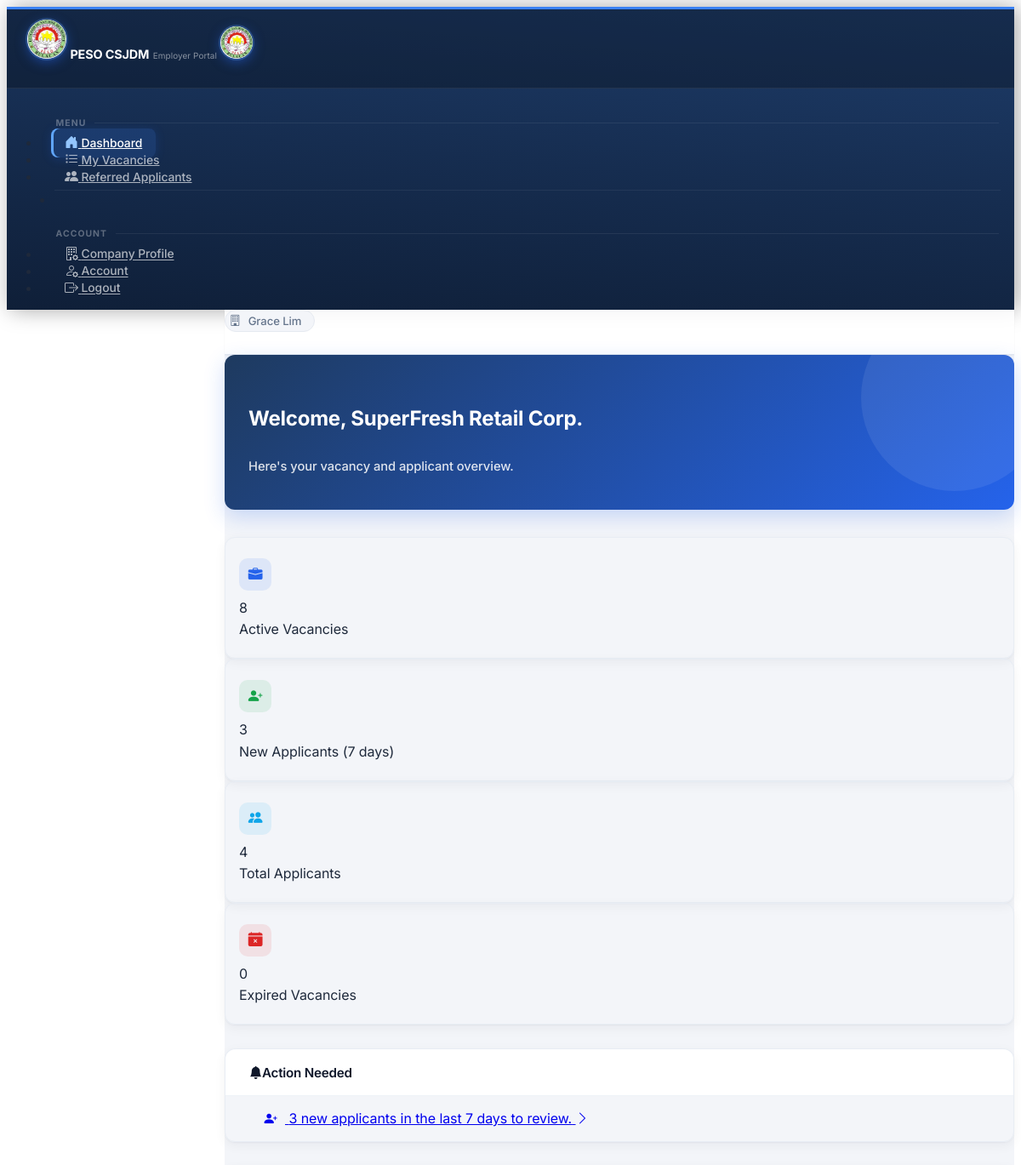
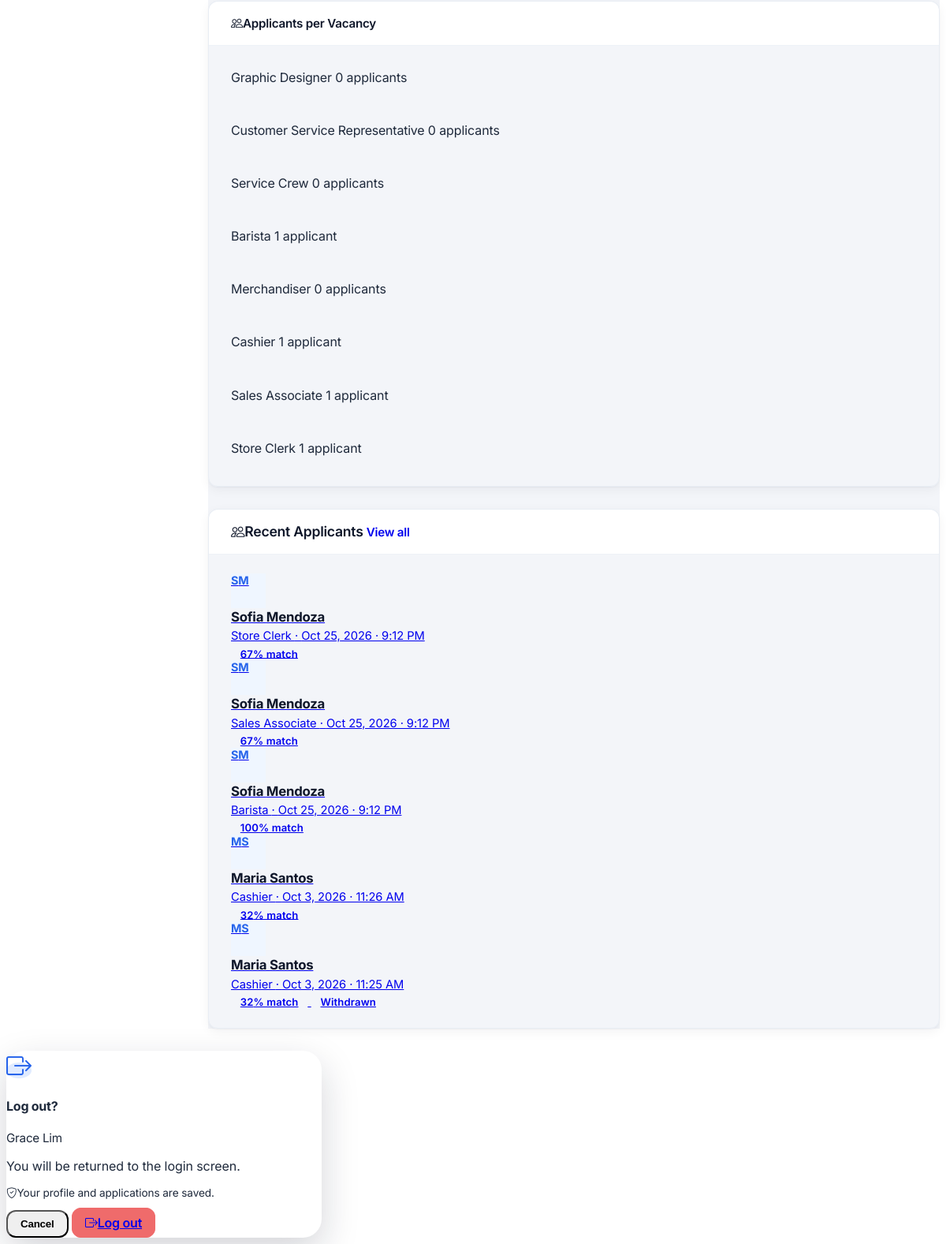
The app's page /employer/dashboard (signed in) with its own data (2 pictures, top to bottom).
### tables this page shows
CREATE TABLE employers (
            employer_id             INTEGER  PRIMARY KEY AUTOINCREMENT,
            user_id        INTEGER  UNIQUE NOT NULL,
            company_name   TEXT     NOT NULL,
            contact_person TEXT     NOT NULL,
            phone          TEXT,
            address        TEXT,
            is_approved    INTEGER  DEFAULT 0,
            created_at     DATETIME DEFAULT CURRENT_TIMESTAMP, tin TEXT, trade_name TEXT, location_type TEXT, employer_sector TEXT, employer_type TEXT, total_workforce TEXT, line_of_business TEXT, address_line TEXT, barangay TEXT, city TEXT, province TEXT, position TEXT, telephone TEXT, mobile TEXT, fax TEXT, profile_email TEXT, certified INTEGER DEFAULT 0, certified_at DATETIME, profile_completed INTEGER DEFAULT 0, approval_requested INTEGER DEFAULT 0,
            FOREIGN KEY (user_id) REFERENCES users(user_id)
        );

CREATE TABLE job_vacancies (
            vacancy_id                   INTEGER  PRIMARY KEY AUTOINCREMENT,
            employer_name        TEXT     NOT NULL,
            job_title            TEXT     NOT NULL,
            occupational_category TEXT    NOT NULL,
            is_local             INTEGER  DEFAULT 1,
            is_active            INTEGER  DEFAULT 1,
            created_at           DATETIME DEFAULT CURRENT_TIMESTAMP
        , employer_id INTEGER REFERENCES users(user_id), application_deadline DATE, req_gender TEXT DEFAULT 'Any', req_age_min INTEGER, req_age_max INTEGER, req_education TEXT, req_documents TEXT, req_experience_months INTEGER, salary_min INTEGER, salary_max INTEGER, salary_period TEXT, job_location TEXT, req_skills TEXT, requirements_deadline DATE, interview_date DATE, interview_time TEXT, interview_date_end DATE, interview_time_end TEXT, location_type TEXT, venue_address TEXT, max_applicants INTEGER);

CREATE TABLE referrals (
            referral_id           INTEGER  PRIMARY KEY AUTOINCREMENT,
            applicant_id INTEGER  NOT NULL,
            vacancy_id   INTEGER  NOT NULL,
            referred_by  INTEGER  NOT NULL,
            referred_at  DATETIME DEFAULT CURRENT_TIMESTAMP,
            status       TEXT     DEFAULT 'referred',
            notes        TEXT, suitability_score REAL, reject_reason TEXT,
            FOREIGN KEY (applicant_id) REFERENCES applicants(applicant_id),
            FOREIGN KEY (vacancy_id)   REFERENCES job_vacancies(vacancy_id),
            FOREIGN KEY (referred_by)  REFERENCES users(user_id)
        );

CREATE TABLE "applicants" (
                applicant_id                 INTEGER  PRIMARY KEY AUTOINCREMENT,
                first_name         TEXT     NOT NULL,
                last_name          TEXT     NOT NULL,
                sex                TEXT,
                age                INTEGER,
                barangay           TEXT,
                district           TEXT,
                employment_status  TEXT     DEFAULT 'Unemployed',
                is_pwd             INTEGER  DEFAULT 0,
                educ_level         TEXT     NOT NULL,
                preferred_position TEXT     NOT NULL,
                skills             TEXT     NOT NULL,
                work_experience    TEXT,
                user_id            INTEGER  REFERENCES users(user_id),
                created_at         DATETIME DEFAULT CURRENT_TIMESTAMP,
                is_archived        INTEGER  DEFAULT 0
            , birthdate DATE, contact_number TEXT, middle_name TEXT, suffix TEXT, civil_status TEXT, address_line TEXT, city TEXT, province TEXT, height_cm TEXT, religion TEXT, tin TEXT, landline TEXT, disability TEXT, is_4ps INTEGER DEFAULT 0, household_id TEXT, is_wodp INTEGER DEFAULT 0, is_dswd_foodstamp INTEGER DEFAULT 0, is_caregiver INTEGER DEFAULT 0, is_ofw INTEGER DEFAULT 0, ofw_country TEXT, is_former_ofw INTEGER DEFAULT 0, former_ofw_country TEXT, ofw_return_date TEXT, employed_type TEXT, unemployed_reason TEXT, job_search_months INTEGER, pref_work_local TEXT, pref_work_overseas TEXT, languages TEXT, education TEXT, trainings TEXT, eligibilities TEXT, work_history TEXT, other_skills TEXT, certified INTEGER DEFAULT 0, certified_at DATETIME, photo TEXT);

### app.py (the view)
@app.route('/employer/dashboard')
@employer_required
def employer_dashboard():
    emp = _get_my_employer()
    if not emp or not emp['is_approved']:
        return redirect(url_for('employer_profile'))
    db  = get_db()
    uid = session['user_id']
    active_vac = db.execute(
        f'SELECT COUNT(*) FROM job_vacancies WHERE employer_id=? AND {OPEN_VACANCY_SQL}', (uid,)
    ).fetchone()[0]
    expired_vac = db.execute(
        f'SELECT COUNT(*) FROM job_vacancies WHERE employer_id=? AND is_active=1 AND {EXPIRED_SQL}', (uid,)
    ).fetchone()[0]
    total_referred = db.execute(
        'SELECT COUNT(*) FROM referrals r JOIN job_vacancies jv ON r.vacancy_id=jv.vacancy_id '
        "WHERE jv.employer_id=? AND r.status!='cancelled'", (uid,)
    ).fetchone()[0]
    new_this_week = db.execute(
        'SELECT COUNT(*) FROM referrals r JOIN job_vacancies jv ON r.vacancy_id=jv.vacancy_id '
        "WHERE jv.employer_id=? AND r.status!='cancelled' "
        "AND date(r.referred_at) >= date('now','+8 hours','-7 days')", (uid,)
    ).fetchone()[0]
    recent_referrals = db.execute('''
        SELECT r.referral_id, r.status, r.referred_at, r.suitability_score,
               a.first_name, a.last_name, jv.job_title
        FROM referrals r
        JOIN applicants a ON r.applicant_id=a.applicant_id
        JOIN job_vacancies jv ON r.vacancy_id=jv.vacancy_id
        WHERE jv.employer_id=?
        ORDER BY r.referred_at DESC LIMIT 5
    ''', (uid,)).fetchall()
    expiring_soon = db.execute('''
        SELECT jv.vacancy_id, jv.job_title, jv.application_deadline
        FROM job_vacancies jv
        WHERE jv.employer_id=? AND jv.is_active=1
          AND jv.application_deadline = date('now','+8 hours','+1 day')
        ORDER BY jv.job_title
    ''', (uid,)).fetchall()
    today = _today_ph()
    open_vacs = []
    for v in db.execute(
        "SELECT jv.*, (SELECT COUNT(*) FROM referrals r WHERE r.vacancy_id=jv.vacancy_id AND r.status != 'cancelled') AS applicants "
        f"FROM job_vacancies jv WHERE jv.employer_id=? AND {OPEN_VACANCY_SQL} "
        "ORDER BY jv.created_at DESC", (uid,)).fetchall():
        v = dict(v)
        v['interview'] = interview_text(v)
        last_day = v['interview_date_end'] or v['interview_date']
        v['interview_upcoming'] = bool(last_day and last_day >= today)
        open_vacs.append(v)
    upcoming = sorted([v for v in open_vacs if v['interview_upcoming']], key=lambda v: v['interview_date'])
    actions = []
    if expiring_soon:
        n = len(expiring_soon)
        actions.append(dict(icon='bi-hourglass-split', tone='warning', url=url_for('employer_vacancies'),
                            text=f"{n} vacanc{'y expires' if n == 1 else 'ies expire'} tomorrow. Extend the deadline if you still need applicants."))
    if new_this_week:
        actions.append(dict(icon='bi-person-plus-fill', tone='primary', url=url_for('employer_referred'),
                            text=f"{new_this_week} new applicant{'' if new_this_week == 1 else 's'} in the last 7 days to review."))
    no_sched = [v for v in open_vacs if not v['interview_date']]
    if no_sched:
        n = len(no_sched)
        actions.append(dict(icon='bi-calendar-event', tone='secondary', url=url_for('employer_vacancies'),
                            text=f"{n} active vacanc{'y has' if n == 1 else 'ies have'} no interview schedule yet (shown to applicants as \"To be announced\")."))
    return render_template('employer/dashboard.html', emp=emp,
                           active_vac=active_vac, expired_vac=expired_vac,
                           total_referred=total_referred, new_this_week=new_this_week,
                           recent_referrals=recent_referrals, expiring_soon=expiring_soon,
                           open_vacs=open_vacs, upcoming=upcoming, actions=actions)

### app.py (called while the page is built)
def get_db():
    if 'db' not in g:
        g.db = sqlite3.connect(DATABASE)
        g.db.row_factory = sqlite3.Row
        g.db.execute('PRAGMA foreign_keys = ON')
    return g.db

def _g(v, key):
    try:
        return v[key]
    except (KeyError, IndexError, TypeError):
        return None

def interview_text(v):
    def fmt_d(dt, year=True):
        return dt.strftime('%b %d, %Y' if year else '%b %d').replace(' 0', ' ')
    def fmt_t(x):
        return datetime.strptime(x, '%H:%M').strftime('%I:%M %p').lstrip('0')
    d1, d2 = _g(v, 'interview_date'), _g(v, 'interview_date_end')
    if not d1:
        return ''
    try:
        a1 = datetime.strptime(d1, '%Y-%m-%d')
        if d2 and d2 != d1:
            a2 = datetime.strptime(d2, '%Y-%m-%d')
            out = f"{fmt_d(a1, a1.year != a2.year)} \u2013 {fmt_d(a2)}"
        else:
            out = fmt_d(a1)
        t1, t2 = _g(v, 'interview_time'), _g(v, 'interview_time_end')
        if t1 and t2:
            out += f' \u00b7 {fmt_t(t1)} \u2013 {fmt_t(t2)}'
        elif t1:
            out += f' \u00b7 {fmt_t(t1)}'
    except ValueError:
        return ''
    return out

@app.before_request
def drop_stale_session():
    if 'user_id' in session and not (request.endpoint or '').startswith('static'):
        row = get_db().execute('SELECT is_active FROM users WHERE user_id=?', (session['user_id'],)).fetchone()
        if row is None or row['is_active'] == 0:
            session.clear()

@app.before_request
def csrf_same_origin_guard():
    if request.method in ('POST', 'PUT', 'PATCH', 'DELETE'):
        src = request.headers.get('Origin') or request.headers.get('Referer')
        if src:
            from urllib.parse import urlparse
            if urlparse(src).netloc != request.host:
                abort(403)

@app.after_request
def security_headers(resp):
    resp.headers.setdefault('X-Content-Type-Options', 'nosniff')
    resp.headers.setdefault('X-Frame-Options', 'SAMEORIGIN')
    resp.headers.setdefault('Referrer-Policy', 'same-origin')
    return resp

def role_required(*roles):
    def decorator(f):
        @wraps(f)
        def decorated(*args, **kwargs):
            if 'user_id' not in session:
                return redirect(url_for('login'))
            if session.get('role') not in roles:
                flash('You do not have permission to access this page.', 'danger')
                return redirect(_role_home())
            return f(*args, **kwargs)
        return decorated
    return decorator

### templates/employer/dashboard.html (shortened to what this page needs)
{% extends 'base_employer.html' %}
{% block content %}
<div class="emp-dash">
<div class="dash-welcome mb-4">
  <h4 class="fw-bold mb-1">Welcome, {{ emp.company_name }}</h4>
  <p class="mb-0 small">Here's your vacancy and applicant overview.</p>
</div>
<div class="row g-4 mb-4">
  <div class="col-6 col-lg-3">
    <div class="card kpi-card text-center p-3 h-100">
      <i class="bi bi-briefcase-fill kpi-icon" style="color:#2563eb;background:#2563eb1a;"></i>
      <div class="fw-bold fs-3 text-primary">{{ active_vac }}</div>
      <div class="text-muted small">Active Vacancies</div>
    </div>
  </div>
  <div class="col-6 col-lg-3">
    <div class="card kpi-card text-center p-3 h-100">
      <i class="bi bi-person-plus-fill kpi-icon" style="color:#16a34a;background:#16a34a1a;"></i>
      <div class="fw-bold fs-3 text-success">{{ new_this_week }}</div>
      <div class="text-muted small">New Applicants (7 days)</div>
    </div>
  </div>
  <div class="col-6 col-lg-3">
    <div class="card kpi-card text-center p-3 h-100">
      <i class="bi bi-people-fill kpi-icon" style="color:#0ea5e9;background:#0ea5e91a;"></i>
      <div class="fw-bold fs-3 text-info">{{ total_referred }}</div>
      <div class="text-muted small">Total Applicants</div>
    </div>
  </div>
  <div class="col-6 col-lg-3">
    <div class="card kpi-card text-center p-3 h-100">
      <i class="bi bi-calendar-x-fill kpi-icon" style="color:#dc2626;background:#dc26261a;"></i>
      <div class="fw-bold fs-3 {% if expired_vac %}text-danger{% else %}text-muted{% endif %}">{{ expired_vac }}</div>
      <div class="text-muted small">Expired Vacancies</div>
    </div>
  </div>
</div>
{% if actions %}
<div class="card mb-4 action-card">
  <div class="card-header bg-transparent fw-semibold"><i class="bi bi-bell-fill text-warning me-2"></i>Action Needed</div>
  <div class="card-body py-2">
    {% for a in actions %}
    <a href="{{ a.url }}" class="d-flex align-items-start gap-3 py-2 text-decoration-none text-reset {% if not loop.last %}border-bottom{% endif %}">
      <span class="action-dot bg-{{ a.tone }}-subtle text-{{ a.tone }}-emphasis"><i class="bi {{ a.icon }}"></i></span>
      <span class="small flex-grow-1" style="padding-top:.35rem;">{{ a.text }}</span>
      <i class="bi bi-chevron-right text-muted" style="padding-top:.4rem;"></i>
    </a>
    {% endfor %}
  </div>
</div>
{% endif %}
<div class="row g-4 mb-4">
  <div class="col-12">
    <div class="card h-100">
      <div class="card-header bg-transparent fw-semibold"><i class="bi bi-people text-primary me-2"></i>Applicants per Vacancy</div>
      <div class="card-body">
        {% if open_vacs %}
        {% for v in open_vacs %}
        <div class="py-2 {% if not loop.last %}border-bottom{% endif %}">
          <div class="d-flex justify-content-between align-items-center gap-2">
            <span class="fw-semibold small text-truncate">{{ v.job_title }}</span>
            <span class="small text-muted flex-shrink-0">{{ v.applicants }} applicant{{ '' if v.applicants == 1 else 's' }}</span>
          </div>
        </div>
        {% endfor %}
        {% else %}
        <div class="text-center text-muted py-3 small">
          <i class="bi bi-list-task" style="font-size:1.5rem;opacity:.25;"></i>
          <p class="mt-2 mb-0">No open vacancies. Post a vacancy from My Vacancies.</p>
        </div>
        {% endif %}
      </div>
    </div>
  </div>
</div>
<div class="row g-4">
  <div class="{% if expiring_soon %}col-lg-7{% else %}col-12{% endif %}">
    <div class="card h-100 recent-card">
      <div class="card-header bg-transparent fw-semibold d-flex justify-content-between align-items-center">
        <span><i class="bi bi-people text-primary me-2"></i>Recent Applicants</span>
        <a href="{{ url_for('employer_referred') }}" class="small text-primary">View all</a>
      </div>
      <div class="card-body">
        {% if recent_referrals %}
        {% for r in recent_referrals %}
        <a href="{{ url_for('employer_referred_detail', rid=r.referral_id) }}"
           class="d-flex align-items-center gap-2 py-2 text-decoration-none text-reset {% if not loop.last %}border-bottom{% endif %}">
          <div class="d-flex align-items-center justify-content-center flex-shrink-0 rounded-circle"
               style="width:32px;height:32px;background:#eff6ff;font-size:.7rem;font-weight:700;color:#2563eb;">
            {{ r.first_name[0]|upper }}{{ r.last_name[0]|upper }}
          </div>
          <div class="flex-grow-1 overflow-hidden">
            <div class="fw-semibold small text-truncate">{{ r.first_name }} {{ r.last_name }}</div>
            <div class="text-muted" style="font-size:.72rem;">{{ r.job_title }} · {{ r.referred_at|friendly_dt }}</div>
          </div>
          {% if r.suitability_score is not none %}
          <span class="badge bg-primary-subtle text-primary-emphasis flex-shrink-0" style="font-size:.65rem;">{{ '%.0f'|format(r.suitability_score * 100) }}% match</span>
          {% endif %}
          {% if r.status == 'cancelled' %}
          <span class="badge bg-danger-subtle text-danger-emphasis flex-shrink-0" style="font-size:.65rem;">Withdrawn</span>
          {% endif %}
        </a>
        {% endfor %}
        {% else %}
        <div class="text-center text-muted py-3 small">
          <i class="bi bi-people" style="font-size:1.5rem;opacity:.25;"></i>
          <p class="mt-2 mb-0">No applicants yet. Post vacancies so jobseekers can apply and be matched to them.</p>
        </div>
        {% endif %}
      </div>
    </div>
  </div>
</div>
</div>
{% endblock %}

### records on screen
employers: company_name "SuperFresh Retail Corp."
job_vacancies: job_title "Graphic Designer", applicants "0", applicants "s"
job_vacancies: job_title "Customer Service Representative", applicants "0", applicants "s"
job_vacancies: job_title "Service Crew", applicants "0", applicants "s"
job_vacancies: job_title "Barista", applicants "1"
job_vacancies: job_title "Merchandiser", applicants "0", applicants "s"
job_vacancies: job_title "Cashier", applicants "1"
job_vacancies: job_title "Sales Associate", applicants "1"
job_vacancies: job_title "Store Clerk", applicants "1"
referrals: first_name "S", last_name "M", first_name "Sofia", last_name "Mendoza", job_title "Store Clerk", referred_at|friendly_dt "Oct 25, 2026 · 9:12 PM", r.suitability_score*100 "67"
referrals: first_name "S", last_name "M", first_name "Sofia", last_name "Mendoza", job_title "Sales Associate", referred_at|friendly_dt "Oct 25, 2026 · 9:12 PM", r.suitability_score*100 "67"
referrals: first_name "S", last_name "M", first_name "Sofia", last_name "Mendoza", job_title "Barista", referred_at|friendly_dt "Oct 25, 2026 · 9:12 PM", r.suitability_score*100 "100"
referrals: first_name "M", last_name "S", first_name "Maria", last_name "Santos", job_title "Cashier", referred_at|friendly_dt "Oct 3, 2026 · 11:26 AM", r.suitability_score*100 "32"
referrals: first_name "M", last_name "S", first_name "Maria", last_name "Santos", job_title "Cashier", referred_at|friendly_dt "Oct 3, 2026 · 11:25 AM", r.suitability_score*100 "32", status "Withdrawn"

### other values on screen
{{ session.get('full_name', 'Employer') }} "Grace Lim"
{{ active_vac }} "8"
{{ new_this_week }} "3"
{{ total_referred }} "4"
{{ expired_vac }} "0"
{{ a.text }} "3 new applicants in the last 7 days to review."
{{ session.get('full_name') }} "Grace Lim"
